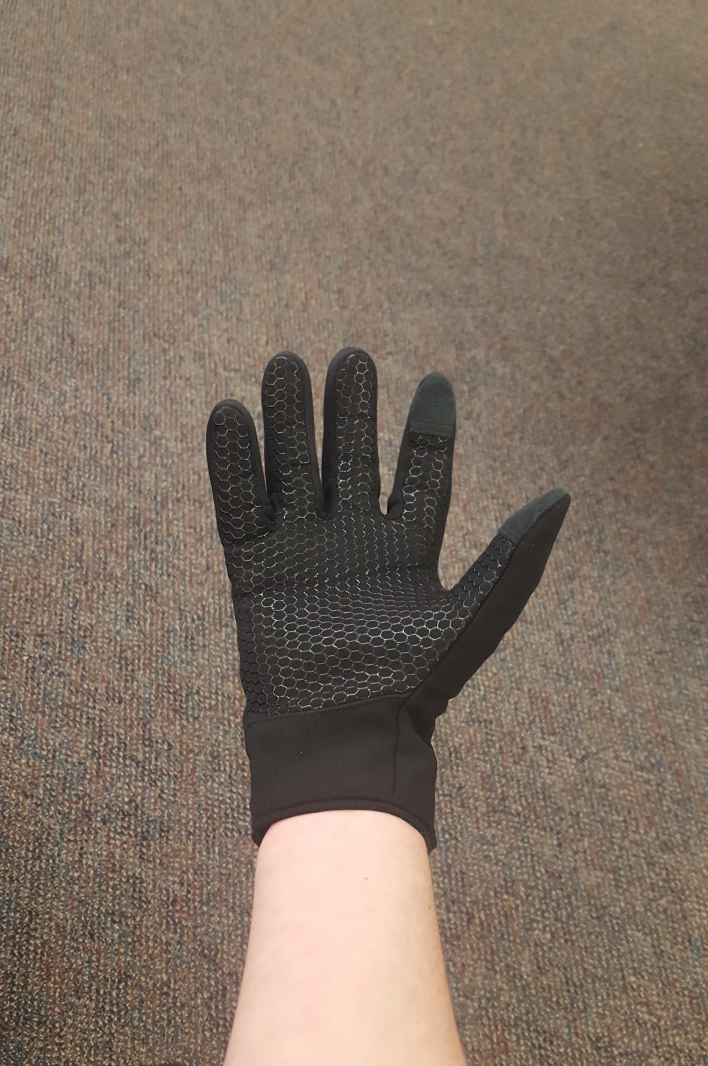
#> input picture my_hand.jpg, 2832 x 4264 px (shown at 1/4 size)
$ python Fireball.py
#> lines starting #> are read from the running program, lines starting #| are printed output that depends on the picture
import PIL
import matplotlib.pyplot as plt
import os.path

# Open the files in the same directory as the Python script
directory = os.path.dirname(os.path.abspath(__file__))
myHand_file = os.path.join(directory, 'my_hand.jpg')

# Open and show the student image in a new Figure window
myHand_img = PIL.Image.open(myHand_file)
#> myHand_img is the input picture: PIL image 2832x4264 RGB; mean R, G, B 128.7, 113.4, 100.1
fig, axes = plt.subplots(1, 2)
axes[0].imshow(myHand_img, interpolation='none')

# Display student in second axes and set window to the right eye
axes[1].imshow(myHand_img, interpolation='none')
axes[1].set_xticks(range(1050, 1410, 100))
axes[1].set_xlim(700, 2300) #coordinates measured in plt, and tried in iPython
axes[1].set_ylim(3250, 1300)
fig.show()
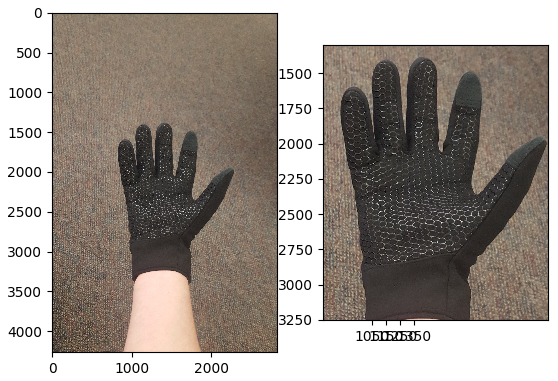
#> figure drawn by matplotlib, 2 panels

# Open, resize, and display earth
fireBall_file = os.path.join(directory, 'newFireBall.png')
fireBall_img = PIL.Image.open(fireBall_file)
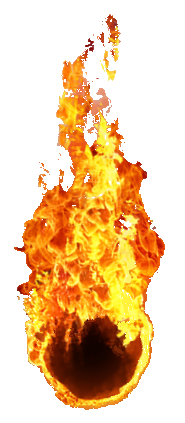
#> input picture newFireBall.png, 185 x 423 px
#> fireBall_img is the input picture: PIL image 185x423 RGBA; mean R, G, B, A 87.3, 53.6, 12.6, 104.1
fireBall_small = fireBall_img.resize((1250, 2750)) #eye width and height measured in plt
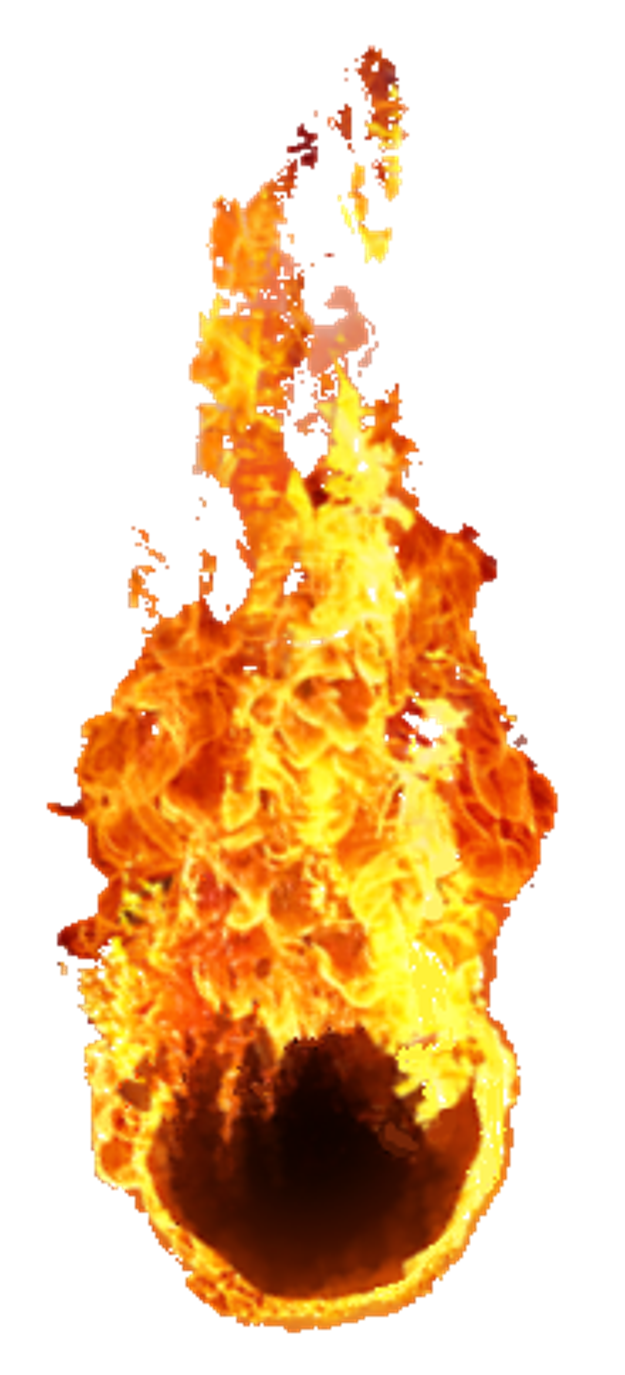
#> fireBall_small: PIL image 1250x2750 RGBA (shown at 1/2 size); mean R, G, B, A 91.2, 55.8, 13.7, 104.1; transparent parts drawn white
fig2, axes2 = plt.subplots(1, 2)
axes2[0].imshow(fireBall_img)
axes2[1].imshow(fireBall_small)
fig2.show()
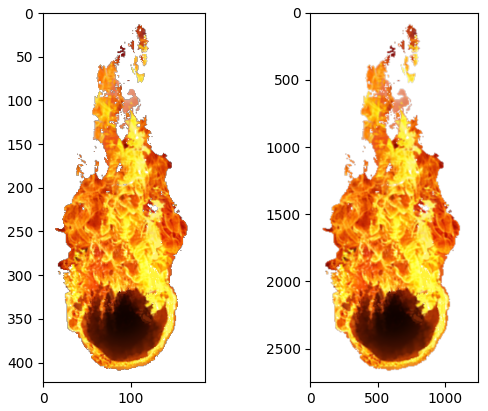
#> figure drawn by matplotlib, 2 panels

# Paste earth into right eye and display
# Uses alpha from mask
myHand_img.paste(fireBall_small, (750, -100), mask=fireBall_small)
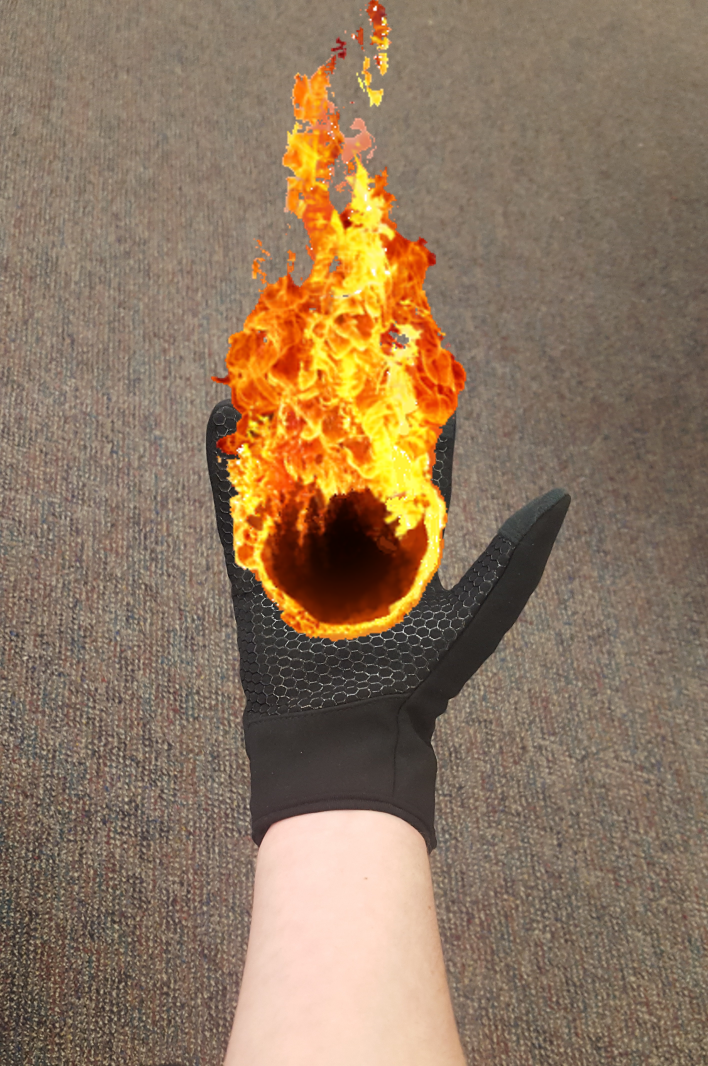
#> myHand_img: PIL image 2832x4264 RGB (shown at 1/4 size); mean R, G, B 142.4, 118.5, 94.5
# Display
fig3, axes3 = plt.subplots(1, 2)
axes3[0].imshow(myHand_img, interpolation='none')
axes3[1].imshow(myHand_img, interpolation='none')
axes3[1].set_xlim(700, 2300)
axes3[1].set_ylim(3250, 1300)
fig3.show()
